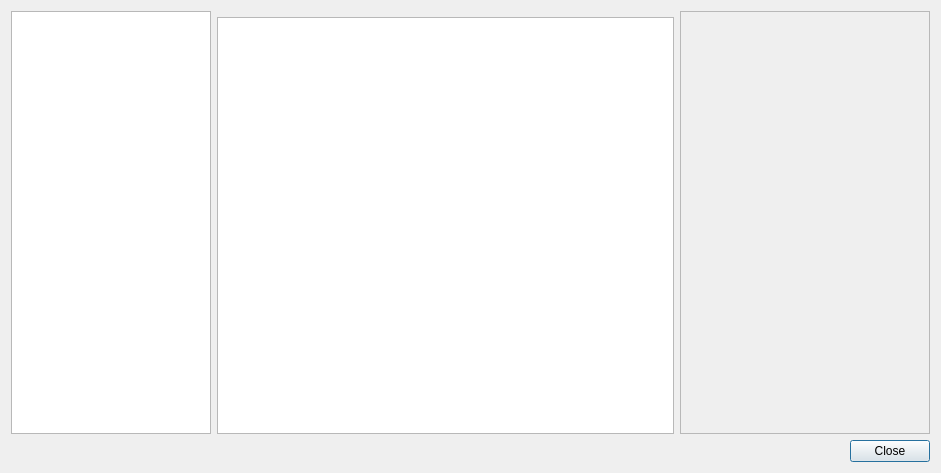
<?xml version="1.0" encoding="UTF-8"?>
<ui version="4.0">
 <class>AddPodcastDialog</class>
 <widget class="QDialog" name="AddPodcastDialog">
  <property name="geometry">
   <rect>
    <x>0</x>
    <y>0</y>
    <width>941</width>
    <height>473</height>
   </rect>
  </property>
  <property name="windowTitle">
   <string>Add podcast</string>
  </property>
  <layout class="QVBoxLayout" name="verticalLayout_3">
   <item>
    <layout class="QHBoxLayout" name="horizontalLayout">
     <item>
      <widget class="QListWidget" name="provider_list">
       <property name="maximumSize">
        <size>
         <width>200</width>
         <height>16777215</height>
        </size>
       </property>
       <property name="horizontalScrollBarPolicy">
        <enum>Qt::ScrollBarAlwaysOff</enum>
       </property>
       <property name="iconSize">
        <size>
         <width>32</width>
         <height>32</height>
        </size>
       </property>
       <property name="uniformItemSizes">
        <bool>true</bool>
       </property>
      </widget>
     </item>
     <item>
      <layout class="QVBoxLayout" name="verticalLayout">
       <item>
        <widget class="QStackedWidget" name="stack">
         <property name="sizePolicy">
          <sizepolicy hsizetype="Preferred" vsizetype="Fixed">
           <horstretch>0</horstretch>
           <verstretch>0</verstretch>
          </sizepolicy>
         </property>
        </widget>
       </item>
       <item>
        <widget class="QStackedWidget" name="results_stack">
         <property name="currentIndex">
          <number>0</number>
         </property>
         <widget class="QWidget" name="results_page">
          <layout class="QVBoxLayout" name="verticalLayout_2">
           <property name="spacing">
            <number>0</number>
           </property>
           <property name="margin">
            <number>0</number>
           </property>
           <item>
            <widget class="AutoExpandingTreeView" name="results">
             <property name="editTriggers">
              <set>QAbstractItemView::NoEditTriggers</set>
             </property>
             <property name="uniformRowHeights">
              <bool>true</bool>
             </property>
             <attribute name="headerVisible">
              <bool>false</bool>
             </attribute>
            </widget>
           </item>
          </layout>
         </widget>
         <widget class="QWidget" name="busy_page">
          <layout class="QVBoxLayout" name="verticalLayout_4">
           <property name="spacing">
            <number>0</number>
           </property>
           <property name="margin">
            <number>0</number>
           </property>
           <item>
            <spacer name="verticalSpacer_2">
             <property name="orientation">
              <enum>Qt::Vertical</enum>
             </property>
             <property name="sizeHint" stdset="0">
              <size>
               <width>0</width>
               <height>192</height>
              </size>
             </property>
            </spacer>
           </item>
           <item>
            <layout class="QHBoxLayout" name="horizontalLayout_2">
             <item>
              <spacer name="horizontalSpacer">
               <property name="orientation">
                <enum>Qt::Horizontal</enum>
               </property>
               <property name="sizeHint" stdset="0">
                <size>
                 <width>40</width>
                 <height>20</height>
                </size>
               </property>
              </spacer>
             </item>
             <item>
              <widget class="BusyIndicator" name="widget" native="true">
               <property name="text" stdset="0">
                <string>Loading...</string>
               </property>
              </widget>
             </item>
             <item>
              <spacer name="horizontalSpacer_2">
               <property name="orientation">
                <enum>Qt::Horizontal</enum>
               </property>
               <property name="sizeHint" stdset="0">
                <size>
                 <width>40</width>
                 <height>20</height>
                </size>
               </property>
              </spacer>
             </item>
            </layout>
           </item>
           <item>
            <spacer name="verticalSpacer">
             <property name="orientation">
              <enum>Qt::Vertical</enum>
             </property>
             <property name="sizeHint" stdset="0">
              <size>
               <width>0</width>
               <height>0</height>
              </size>
             </property>
            </spacer>
           </item>
          </layout>
         </widget>
        </widget>
       </item>
      </layout>
     </item>
     <item>
      <widget class="QScrollArea" name="details_scroll_area">
       <property name="minimumSize">
        <size>
         <width>250</width>
         <height>0</height>
        </size>
       </property>
       <property name="maximumSize">
        <size>
         <width>250</width>
         <height>16777215</height>
        </size>
       </property>
       <property name="horizontalScrollBarPolicy">
        <enum>Qt::ScrollBarAlwaysOff</enum>
       </property>
       <property name="widgetResizable">
        <bool>true</bool>
       </property>
       <widget class="PodcastInfoWidget" name="details">
        <property name="geometry">
         <rect>
          <x>0</x>
          <y>0</y>
          <width>248</width>
          <height>418</height>
         </rect>
        </property>
       </widget>
      </widget>
     </item>
    </layout>
   </item>
   <item>
    <widget class="QDialogButtonBox" name="button_box">
     <property name="orientation">
      <enum>Qt::Horizontal</enum>
     </property>
     <property name="standardButtons">
      <set>QDialogButtonBox::Close</set>
     </property>
    </widget>
   </item>
  </layout>
 </widget>
 <customwidgets>
  <customwidget>
   <class>BusyIndicator</class>
   <extends>QWidget</extends>
   <header>widgets/busyindicator.h</header>
   <container>1</container>
  </customwidget>
  <customwidget>
   <class>PodcastInfoWidget</class>
   <extends>QWidget</extends>
   <header>internet/podcasts/podcastinfowidget.h</header>
   <container>1</container>
  </customwidget>
  <customwidget>
   <class>AutoExpandingTreeView</class>
   <extends>QTreeView</extends>
   <header>widgets/autoexpandingtreeview.h</header>
  </customwidget>
 </customwidgets>
 <resources/>
 <connections>
  <connection>
   <sender>button_box</sender>
   <signal>accepted()</signal>
   <receiver>AddPodcastDialog</receiver>
   <slot>accept()</slot>
   <hints>
    <hint type="sourcelabel">
     <x>836</x>
     <y>463</y>
    </hint>
    <hint type="destinationlabel">
     <x>157</x>
     <y>274</y>
    </hint>
   </hints>
  </connection>
  <connection>
   <sender>button_box</sender>
   <signal>rejected()</signal>
   <receiver>AddPodcastDialog</receiver>
   <slot>reject()</slot>
   <hints>
    <hint type="sourcelabel">
     <x>885</x>
     <y>463</y>
    </hint>
    <hint type="destinationlabel">
     <x>286</x>
     <y>274</y>
    </hint>
   </hints>
  </connection>
 </connections>
</ui>
